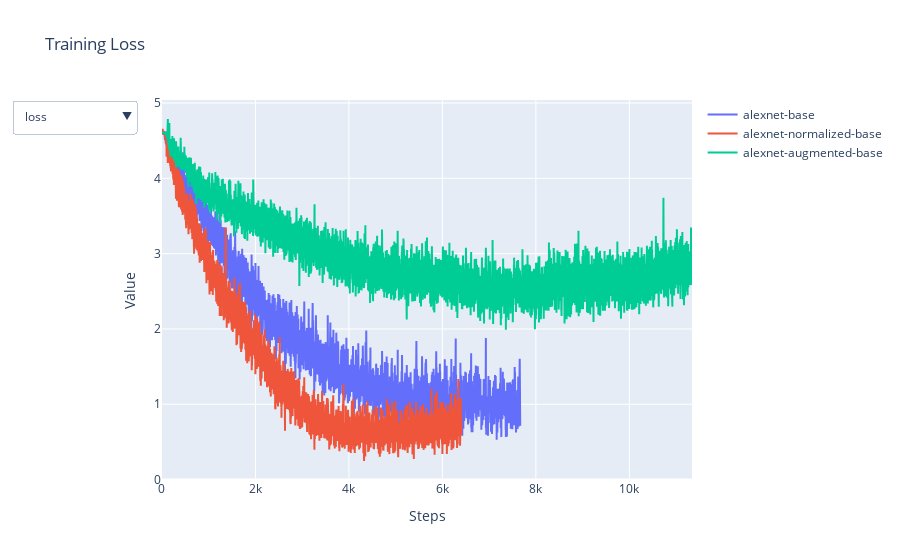

Notebook code cell kept with this figure:
### Markdown cell above
## Training metrics per steps

### Code cell
# Flatten dict into dataframe
rows = []
for exp, parts in logs_dict.items():
    for metric, values in parts["train"].items():
        for epoch, val in enumerate(values, 1):
            rows.append({
                "experiment": exp,
                "metric": metric,
                "epoch": epoch,
                "value": val
            })

df = pd.DataFrame(rows)

experiments = df["experiment"].unique()
metrics = ['loss', 'accuracy', 'top-5-accuracy']

# Assign consistent colors using Plotly Express palette
colors = px.colors.qualitative.Plotly
color_map = {exp: colors[i % len(colors)] for i, exp in enumerate(experiments)}

fig = go.Figure()

# Add all traces
for metric in metrics:
    for exp in experiments:
        subset = df[(df["metric"] == metric) & (df["experiment"] == exp)]
        fig.add_trace(go.Scatter(
            x=subset["epoch"],
            y=subset["value"],
            mode="lines",
            name=exp,
            line=dict(color=color_map[exp]),
            visible=(metric == "loss")  # only show loss at first
        ))

# Visibility mapping for dropdown
n_experiments = len(experiments)
visibility_map = []
for i, metric in enumerate(metrics):
    visible = [False] * (len(metrics) * n_experiments)
    start = i * n_experiments
    end = start + n_experiments
    for j in range(start, end):
        visible[j] = True
    visibility_map.append(visible)

# Dropdown menu
fig.update_layout(
    updatemenus=[
        {
            "buttons": [
                {
                    "label": metric,
                    "method": "update",
                    "args": [
                        {"visible": vis},
                        {"title": f"Training {metric.capitalize()}"}
                    ],
                }
                for metric, vis in zip(metrics, visibility_map)
            ],
            "direction": "down",
            "showactive": True,
        }
    ],
    title="Training Loss",
    xaxis_title="Steps",
    yaxis_title="Value"
)

fig.show()

### Figure 1 — Plotly figure (JSON) as saved in the notebook; plotly's stock layout.template omitted (floating-point values rounded to 4 significant figures; data arrays with more than 128 entries replaced by an {"elided": "..."} marker saying what was removed)
{"data": [{"line": {"color": "#636EFA"}, "mode": "lines", "name": "alexnet-base", "type": "scatter", "visible": true, "x": {"elided": "7665 int values"}, "y": {"elided": "7665 float values"}}, {"line": {"color": "#EF553B"}, "mode": "lines", "name": "alexnet-normalized-base", "type": "scatter", "visible": true, "x": {"elided": "6405 int values"}, "y": {"elided": "6405 float values"}}, {"line": {"color": "#00CC96"}, "mode": "lines", "name": "alexnet-augmented-base", "type": "scatter", "visible": true, "x": {"elided": "11340 int values"}, "y": {"elided": "11340 float values"}}, {"line": {"color": "#636EFA"}, "mode": "lines", "name": "alexnet-base", "type": "scatter", "visible": false, "x": {"elided": "7665 int values"}, "y": {"elided": "7665 float values"}}, {"line": {"color": "#EF553B"}, "mode": "lines", "name": "alexnet-normalized-base", "type": "scatter", "visible": false, "x": {"elided": "6405 int values"}, "y": {"elided": "6405 float values"}}, {"line": {"color": "#00CC96"}, "mode": "lines", "name": "alexnet-augmented-base", "type": "scatter", "visible": false, "x": {"elided": "11340 int values"}, "y": {"elided": "11340 float values"}}, {"line": {"color": "#636EFA"}, "mode": "lines", "name": "alexnet-base", "type": "scatter", "visible": false, "x": {"elided": "7665 int values"}, "y": {"elided": "7665 float values"}}, {"line": {"color": "#EF553B"}, "mode": "lines", "name": "alexnet-normalized-base", "type": "scatter", "visible": false, "x": {"elided": "6405 int values"}, "y": {"elided": "6405 float values"}}, {"line": {"color": "#00CC96"}, "mode": "lines", "name": "alexnet-augmented-base", "type": "scatter", "visible": false, "x": {"elided": "11340 int values"}, "y": {"elided": "11340 float values"}}], "layout": {"title": {"text": "Training Loss"}, "updatemenus": [{"buttons": [{"args": [{"visible": [true, true, true, false, false, false, false, false, false]}, {"title": "Training Loss"}], "label": "loss", "method": "update"}, {"args": [{"visible": [false, false, false, true, true, true, false, false, false]}, {"title": "Training Accuracy"}], "label": "accuracy", "method": "update"}, {"args": [{"visible": [false, false, false, false, false, false, true, true, true]}, {"title": "Training Top-5-accuracy"}], "label": "top-5-accuracy", "method": "update"}], "direction": "down", "showactive": true}], "xaxis": {"title": {"text": "Steps"}}, "yaxis": {"title": {"text": "Value"}}}}
